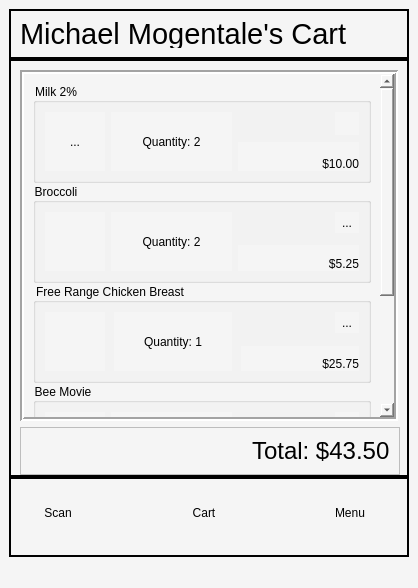
<?xml version="1.0" encoding="UTF-8"?>
<ui version="4.0">
 <class>MainWindow</class>
 <widget class="QMainWindow" name="MainWindow">
  <property name="geometry">
   <rect>
    <x>0</x>
    <y>0</y>
    <width>418</width>
    <height>588</height>
   </rect>
  </property>
  <property name="windowTitle">
   <string>MainWindow</string>
  </property>
  <property name="styleSheet">
   <string notr="true">background-color: rgb(245, 245, 245);
border-color: rgb(40, 40, 40);</string>
  </property>
  <widget class="QWidget" name="centralwidget">
   <layout class="QVBoxLayout" name="verticalLayout_2">
    <property name="spacing">
     <number>0</number>
    </property>
    <item>
     <widget class="QFrame" name="personsCart">
      <property name="minimumSize">
       <size>
        <width>400</width>
        <height>50</height>
       </size>
      </property>
      <property name="maximumSize">
       <size>
        <width>16777215</width>
        <height>50</height>
       </size>
      </property>
      <property name="styleSheet">
       <string notr="true">background-color: rgb(245, 245, 245);
border-color: rgb(40, 40, 40);</string>
      </property>
      <property name="frameShape">
       <enum>QFrame::Box</enum>
      </property>
      <property name="lineWidth">
       <number>2</number>
      </property>
      <layout class="QHBoxLayout" name="horizontalLayout">
       <item>
        <widget class="QLabel" name="label">
         <property name="font">
          <font>
           <pointsize>22</pointsize>
          </font>
         </property>
         <property name="text">
          <string>Michael Mogentale's Cart</string>
         </property>
        </widget>
       </item>
      </layout>
     </widget>
    </item>
    <item>
     <widget class="QFrame" name="CenterFrame">
      <property name="minimumSize">
       <size>
        <width>400</width>
        <height>400</height>
       </size>
      </property>
      <property name="styleSheet">
       <string notr="true">background-color: rgb(245, 245, 245);
border-color: rgb(20, 20, 20);</string>
      </property>
      <property name="frameShape">
       <enum>QFrame::Box</enum>
      </property>
      <property name="frameShadow">
       <enum>QFrame::Plain</enum>
      </property>
      <property name="lineWidth">
       <number>2</number>
      </property>
      <layout class="QGridLayout" name="gridLayout">
       <property name="bottomMargin">
        <number>0</number>
       </property>
       <item row="1" column="0">
        <widget class="QFrame" name="frame">
         <property name="minimumSize">
          <size>
           <width>380</width>
           <height>30</height>
          </size>
         </property>
         <property name="styleSheet">
          <string notr="true">background-color: rgb(245, 245, 245);
border-color: rgb(20, 20, 20);</string>
         </property>
         <property name="frameShape">
          <enum>QFrame::StyledPanel</enum>
         </property>
         <property name="frameShadow">
          <enum>QFrame::Raised</enum>
         </property>
         <layout class="QHBoxLayout" name="horizontalLayout_3">
          <item alignment="Qt::AlignRight">
           <widget class="QLabel" name="label_2">
            <property name="font">
             <font>
              <pointsize>18</pointsize>
             </font>
            </property>
            <property name="text">
             <string>Total: $43.50</string>
            </property>
           </widget>
          </item>
         </layout>
        </widget>
       </item>
       <item row="0" column="0">
        <widget class="QScrollArea" name="CenterScrollArea">
         <property name="styleSheet">
          <string notr="true">background-color: rgb(245, 245, 245);
border-color: rgb(20, 20, 20);</string>
         </property>
         <property name="frameShape">
          <enum>QFrame::Box</enum>
         </property>
         <property name="lineWidth">
          <number>2</number>
         </property>
         <property name="verticalScrollBarPolicy">
          <enum>Qt::ScrollBarAlwaysOn</enum>
         </property>
         <property name="widgetResizable">
          <bool>true</bool>
         </property>
         <widget class="QWidget" name="scrollAreaWidgetContents">
          <property name="geometry">
           <rect>
            <x>0</x>
            <y>0</y>
            <width>357</width>
            <height>520</height>
           </rect>
          </property>
          <layout class="QGridLayout" name="gridLayout_2">
           <item row="0" column="0">
            <layout class="QVBoxLayout" name="verticalLayout">
             <property name="spacing">
              <number>0</number>
             </property>
             <property name="sizeConstraint">
              <enum>QLayout::SetFixedSize</enum>
             </property>
             <property name="rightMargin">
              <number>0</number>
             </property>
             <item>
              <widget class="QGroupBox" name="groupBox">
               <property name="minimumSize">
                <size>
                 <width>0</width>
                 <height>100</height>
                </size>
               </property>
               <property name="maximumSize">
                <size>
                 <width>16777215</width>
                 <height>100</height>
                </size>
               </property>
               <property name="styleSheet">
                <string notr="true">background-color: rgb(245, 245, 245);
border-color: rgb(20, 20, 20);</string>
               </property>
               <property name="title">
                <string>Milk 2%</string>
               </property>
               <property name="flat">
                <bool>true</bool>
               </property>
               <property name="checkable">
                <bool>false</bool>
               </property>
               <layout class="QHBoxLayout" name="horizontalLayout_5">
                <item>
                 <layout class="QHBoxLayout" name="horizontalLayout_4">
                  <item>
                   <widget class="QToolButton" name="toolButton_4">
                    <property name="maximumSize">
                     <size>
                      <width>60</width>
                      <height>60</height>
                     </size>
                    </property>
                    <property name="text">
                     <string>...</string>
                    </property>
                    <property name="icon">
                     <iconset>
                      <normaloff>milk.png</normaloff>milk.png</iconset>
                    </property>
                    <property name="iconSize">
                     <size>
                      <width>60</width>
                      <height>60</height>
                     </size>
                    </property>
                    <property name="autoRaise">
                     <bool>true</bool>
                    </property>
                   </widget>
                  </item>
                  <item>
                   <widget class="QLabel" name="label_3">
                    <property name="text">
                     <string>Quantity: 2</string>
                    </property>
                    <property name="alignment">
                     <set>Qt::AlignCenter</set>
                    </property>
                   </widget>
                  </item>
                  <item>
                   <layout class="QVBoxLayout" name="verticalLayout_3">
                    <property name="spacing">
                     <number>0</number>
                    </property>
                    <item alignment="Qt::AlignRight|Qt::AlignTop">
                     <widget class="QToolButton" name="toolButton_9">
                      <property name="layoutDirection">
                       <enum>Qt::LeftToRight</enum>
                      </property>
                      <property name="text">
                       <string/>
                      </property>
                      <property name="icon">
                       <iconset>
                        <normaloff>info button.png</normaloff>info button.png</iconset>
                      </property>
                      <property name="autoRaise">
                       <bool>true</bool>
                      </property>
                     </widget>
                    </item>
                    <item>
                     <widget class="QLabel" name="label_4">
                      <property name="text">
                       <string>$10.00</string>
                      </property>
                      <property name="alignment">
                       <set>Qt::AlignBottom|Qt::AlignRight|Qt::AlignTrailing</set>
                      </property>
                     </widget>
                    </item>
                   </layout>
                  </item>
                 </layout>
                </item>
               </layout>
              </widget>
             </item>
             <item>
              <widget class="QGroupBox" name="groupBox_4">
               <property name="minimumSize">
                <size>
                 <width>0</width>
                 <height>100</height>
                </size>
               </property>
               <property name="maximumSize">
                <size>
                 <width>16777215</width>
                 <height>100</height>
                </size>
               </property>
               <property name="title">
                <string>Broccoli</string>
               </property>
               <property name="flat">
                <bool>true</bool>
               </property>
               <layout class="QHBoxLayout" name="horizontalLayout_7">
                <item>
                 <layout class="QHBoxLayout" name="horizontalLayout_6">
                  <item>
                   <widget class="QToolButton" name="toolButton_5">
                    <property name="maximumSize">
                     <size>
                      <width>60</width>
                      <height>60</height>
                     </size>
                    </property>
                    <property name="text">
                     <string/>
                    </property>
                    <property name="icon">
                     <iconset>
                      <normaloff>brocolli.png</normaloff>brocolli.png</iconset>
                    </property>
                    <property name="iconSize">
                     <size>
                      <width>60</width>
                      <height>60</height>
                     </size>
                    </property>
                    <property name="autoRaise">
                     <bool>true</bool>
                    </property>
                   </widget>
                  </item>
                  <item>
                   <widget class="QLabel" name="label_5">
                    <property name="text">
                     <string>Quantity: 2</string>
                    </property>
                    <property name="alignment">
                     <set>Qt::AlignCenter</set>
                    </property>
                   </widget>
                  </item>
                  <item>
                   <layout class="QVBoxLayout" name="verticalLayout_4">
                    <item alignment="Qt::AlignRight|Qt::AlignTop">
                     <widget class="QToolButton" name="toolButton_10">
                      <property name="text">
                       <string>...</string>
                      </property>
                      <property name="icon">
                       <iconset>
                        <normaloff>info button.png</normaloff>info button.png</iconset>
                      </property>
                      <property name="autoRaise">
                       <bool>true</bool>
                      </property>
                     </widget>
                    </item>
                    <item>
                     <widget class="QLabel" name="label_6">
                      <property name="text">
                       <string>$5.25</string>
                      </property>
                      <property name="alignment">
                       <set>Qt::AlignBottom|Qt::AlignRight|Qt::AlignTrailing</set>
                      </property>
                     </widget>
                    </item>
                   </layout>
                  </item>
                 </layout>
                </item>
               </layout>
              </widget>
             </item>
             <item>
              <widget class="QGroupBox" name="groupBox_3">
               <property name="minimumSize">
                <size>
                 <width>0</width>
                 <height>100</height>
                </size>
               </property>
               <property name="maximumSize">
                <size>
                 <width>16777215</width>
                 <height>100</height>
                </size>
               </property>
               <property name="title">
                <string>Free Range Chicken Breast</string>
               </property>
               <property name="flat">
                <bool>true</bool>
               </property>
               <layout class="QHBoxLayout" name="horizontalLayout_8">
                <property name="spacing">
                 <number>9</number>
                </property>
                <item>
                 <layout class="QHBoxLayout" name="horizontalLayout_11">
                  <item>
                   <widget class="QToolButton" name="toolButton_6">
                    <property name="maximumSize">
                     <size>
                      <width>60</width>
                      <height>60</height>
                     </size>
                    </property>
                    <property name="text">
                     <string/>
                    </property>
                    <property name="icon">
                     <iconset>
                      <normaloff>chicken.png</normaloff>chicken.png</iconset>
                    </property>
                    <property name="iconSize">
                     <size>
                      <width>60</width>
                      <height>60</height>
                     </size>
                    </property>
                    <property name="autoRaise">
                     <bool>true</bool>
                    </property>
                   </widget>
                  </item>
                  <item>
                   <widget class="QLabel" name="label_7">
                    <property name="text">
                     <string>Quantity: 1</string>
                    </property>
                    <property name="alignment">
                     <set>Qt::AlignCenter</set>
                    </property>
                   </widget>
                  </item>
                  <item>
                   <layout class="QVBoxLayout" name="verticalLayout_6">
                    <item alignment="Qt::AlignRight|Qt::AlignTop">
                     <widget class="QToolButton" name="toolButton_11">
                      <property name="text">
                       <string>...</string>
                      </property>
                      <property name="icon">
                       <iconset>
                        <normaloff>info button.png</normaloff>info button.png</iconset>
                      </property>
                      <property name="autoRaise">
                       <bool>true</bool>
                      </property>
                     </widget>
                    </item>
                    <item>
                     <widget class="QLabel" name="label_8">
                      <property name="text">
                       <string>$25.75</string>
                      </property>
                      <property name="alignment">
                       <set>Qt::AlignBottom|Qt::AlignRight|Qt::AlignTrailing</set>
                      </property>
                     </widget>
                    </item>
                   </layout>
                  </item>
                 </layout>
                </item>
               </layout>
              </widget>
             </item>
             <item>
              <widget class="QGroupBox" name="groupBox_2">
               <property name="minimumSize">
                <size>
                 <width>0</width>
                 <height>100</height>
                </size>
               </property>
               <property name="maximumSize">
                <size>
                 <width>16777215</width>
                 <height>100</height>
                </size>
               </property>
               <property name="title">
                <string>Bee Movie</string>
               </property>
               <property name="flat">
                <bool>true</bool>
               </property>
               <layout class="QHBoxLayout" name="horizontalLayout_9">
                <item>
                 <layout class="QHBoxLayout" name="horizontalLayout_12">
                  <item>
                   <widget class="QToolButton" name="toolButton_7">
                    <property name="maximumSize">
                     <size>
                      <width>60</width>
                      <height>60</height>
                     </size>
                    </property>
                    <property name="text">
                     <string/>
                    </property>
                    <property name="icon">
                     <iconset>
                      <normaloff>bee movie.jpg</normaloff>bee movie.jpg</iconset>
                    </property>
                    <property name="iconSize">
                     <size>
                      <width>60</width>
                      <height>60</height>
                     </size>
                    </property>
                    <property name="autoRaise">
                     <bool>true</bool>
                    </property>
                   </widget>
                  </item>
                  <item>
                   <widget class="QLabel" name="label_10">
                    <property name="text">
                     <string>Quantity: 1</string>
                    </property>
                    <property name="alignment">
                     <set>Qt::AlignCenter</set>
                    </property>
                   </widget>
                  </item>
                  <item>
                   <layout class="QVBoxLayout" name="verticalLayout_7">
                    <item alignment="Qt::AlignRight|Qt::AlignTop">
                     <widget class="QToolButton" name="toolButton_12">
                      <property name="text">
                       <string>...</string>
                      </property>
                      <property name="icon">
                       <iconset>
                        <normaloff>info button.png</normaloff>info button.png</iconset>
                      </property>
                      <property name="autoRaise">
                       <bool>true</bool>
                      </property>
                     </widget>
                    </item>
                    <item>
                     <widget class="QLabel" name="label_9">
                      <property name="text">
                       <string>$10.00</string>
                      </property>
                      <property name="alignment">
                       <set>Qt::AlignBottom|Qt::AlignRight|Qt::AlignTrailing</set>
                      </property>
                     </widget>
                    </item>
                   </layout>
                  </item>
                 </layout>
                </item>
               </layout>
              </widget>
             </item>
             <item>
              <widget class="QGroupBox" name="groupBox_5">
               <property name="minimumSize">
                <size>
                 <width>0</width>
                 <height>100</height>
                </size>
               </property>
               <property name="maximumSize">
                <size>
                 <width>16777215</width>
                 <height>100</height>
                </size>
               </property>
               <property name="title">
                <string>Mike's secret purchase</string>
               </property>
               <property name="flat">
                <bool>true</bool>
               </property>
               <layout class="QHBoxLayout" name="horizontalLayout_10">
                <item>
                 <layout class="QHBoxLayout" name="horizontalLayout_13">
                  <item>
                   <widget class="QToolButton" name="toolButton_8">
                    <property name="maximumSize">
                     <size>
                      <width>60</width>
                      <height>60</height>
                     </size>
                    </property>
                    <property name="text">
                     <string/>
                    </property>
                    <property name="icon">
                     <iconset>
                      <normaloff>secret.png</normaloff>secret.png</iconset>
                    </property>
                    <property name="iconSize">
                     <size>
                      <width>60</width>
                      <height>60</height>
                     </size>
                    </property>
                    <property name="autoRaise">
                     <bool>true</bool>
                    </property>
                   </widget>
                  </item>
                  <item>
                   <widget class="QLabel" name="label_12">
                    <property name="text">
                     <string>Quantity: 3</string>
                    </property>
                    <property name="alignment">
                     <set>Qt::AlignCenter</set>
                    </property>
                   </widget>
                  </item>
                  <item>
                   <layout class="QVBoxLayout" name="verticalLayout_8">
                    <item alignment="Qt::AlignRight|Qt::AlignTop">
                     <widget class="QToolButton" name="toolButton_13">
                      <property name="text">
                       <string>...</string>
                      </property>
                      <property name="icon">
                       <iconset>
                        <normaloff>info button.png</normaloff>info button.png</iconset>
                      </property>
                      <property name="autoRaise">
                       <bool>true</bool>
                      </property>
                     </widget>
                    </item>
                    <item>
                     <widget class="QLabel" name="label_11">
                      <property name="text">
                       <string>$0.00</string>
                      </property>
                      <property name="alignment">
                       <set>Qt::AlignBottom|Qt::AlignRight|Qt::AlignTrailing</set>
                      </property>
                     </widget>
                    </item>
                   </layout>
                  </item>
                 </layout>
                </item>
               </layout>
              </widget>
             </item>
            </layout>
           </item>
          </layout>
         </widget>
        </widget>
       </item>
      </layout>
     </widget>
    </item>
    <item>
     <widget class="QFrame" name="BottomMenu">
      <property name="minimumSize">
       <size>
        <width>400</width>
        <height>80</height>
       </size>
      </property>
      <property name="maximumSize">
       <size>
        <width>16777215</width>
        <height>100</height>
       </size>
      </property>
      <property name="styleSheet">
       <string notr="true">background-color: rgb(245, 245, 245);
border-color: rgb(20, 20, 20);</string>
      </property>
      <property name="frameShape">
       <enum>QFrame::Box</enum>
      </property>
      <property name="lineWidth">
       <number>2</number>
      </property>
      <layout class="QHBoxLayout" name="horizontalLayout_2">
       <property name="spacing">
        <number>75</number>
       </property>
       <property name="sizeConstraint">
        <enum>QLayout::SetDefaultConstraint</enum>
       </property>
       <property name="leftMargin">
        <number>1</number>
       </property>
       <property name="topMargin">
        <number>0</number>
       </property>
       <item>
        <widget class="QToolButton" name="toolButton_2">
         <property name="maximumSize">
          <size>
           <width>50</width>
           <height>70</height>
          </size>
         </property>
         <property name="text">
          <string>Scan</string>
         </property>
         <property name="icon">
          <iconset>
           <normaloff>scan button.png</normaloff>scan button.png</iconset>
         </property>
         <property name="iconSize">
          <size>
           <width>50</width>
           <height>50</height>
          </size>
         </property>
         <property name="toolButtonStyle">
          <enum>Qt::ToolButtonTextUnderIcon</enum>
         </property>
         <property name="autoRaise">
          <bool>true</bool>
         </property>
        </widget>
       </item>
       <item>
        <widget class="QToolButton" name="toolButton_3">
         <property name="maximumSize">
          <size>
           <width>50</width>
           <height>70</height>
          </size>
         </property>
         <property name="text">
          <string>Cart</string>
         </property>
         <property name="icon">
          <iconset>
           <normaloff>square button2.png</normaloff>square button2.png</iconset>
         </property>
         <property name="iconSize">
          <size>
           <width>60</width>
           <height>60</height>
          </size>
         </property>
         <property name="toolButtonStyle">
          <enum>Qt::ToolButtonTextUnderIcon</enum>
         </property>
         <property name="autoRaise">
          <bool>true</bool>
         </property>
        </widget>
       </item>
       <item>
        <widget class="QToolButton" name="toolButton">
         <property name="maximumSize">
          <size>
           <width>50</width>
           <height>70</height>
          </size>
         </property>
         <property name="text">
          <string>Menu</string>
         </property>
         <property name="icon">
          <iconset>
           <normaloff>menu button2.png</normaloff>menu button2.png</iconset>
         </property>
         <property name="iconSize">
          <size>
           <width>50</width>
           <height>50</height>
          </size>
         </property>
         <property name="toolButtonStyle">
          <enum>Qt::ToolButtonTextUnderIcon</enum>
         </property>
         <property name="autoRaise">
          <bool>true</bool>
         </property>
        </widget>
       </item>
      </layout>
     </widget>
    </item>
   </layout>
  </widget>
  <widget class="QStatusBar" name="statusbar"/>
 </widget>
 <resources/>
 <connections/>
</ui>
